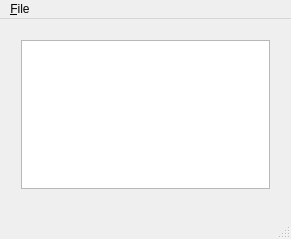
<?xml version="1.0" encoding="UTF-8"?>
<ui version="4.0">
 <class>MainWindow</class>
 <widget class="QMainWindow" name="MainWindow">
  <property name="geometry">
   <rect>
    <x>0</x>
    <y>0</y>
    <width>291</width>
    <height>239</height>
   </rect>
  </property>
  <property name="windowTitle">
   <string>Calculator</string>
  </property>
  <widget class="QWidget" name="centralWidget">
   <widget class="QWidget" name="verticalLayoutWidget">
    <property name="geometry">
     <rect>
      <x>10</x>
      <y>10</y>
      <width>271</width>
      <height>171</height>
     </rect>
    </property>
    <property name="sizePolicy">
     <sizepolicy hsizetype="Preferred" vsizetype="Preferred">
      <horstretch>1</horstretch>
      <verstretch>1</verstretch>
     </sizepolicy>
    </property>
    <layout class="QVBoxLayout" name="textLayout">
     <item>
      <widget class="QTextEdit" name="textEdit">
       <property name="sizePolicy">
        <sizepolicy hsizetype="Expanding" vsizetype="Expanding">
         <horstretch>1</horstretch>
         <verstretch>1</verstretch>
        </sizepolicy>
       </property>
      </widget>
     </item>
    </layout>
   </widget>
  </widget>
  <widget class="QMenuBar" name="menuBar">
   <property name="geometry">
    <rect>
     <x>0</x>
     <y>0</y>
     <width>291</width>
     <height>25</height>
    </rect>
   </property>
   <widget class="QMenu" name="menuFile">
    <property name="title">
     <string>&amp;File</string>
    </property>
    <addaction name="actionOpen"/>
    <addaction name="actionSave"/>
    <addaction name="actionRevert"/>
    <addaction name="actionClose"/>
   </widget>
   <addaction name="menuFile"/>
  </widget>
  <widget class="QStatusBar" name="statusBar">
   <property name="acceptDrops">
    <bool>false</bool>
   </property>
  </widget>
  <action name="actionOpen">
   <property name="text">
    <string>&amp;Open</string>
   </property>
  </action>
  <action name="actionSave">
   <property name="text">
    <string>&amp;Save</string>
   </property>
  </action>
  <action name="actionRevert">
   <property name="text">
    <string>&amp;Revert</string>
   </property>
  </action>
  <action name="actionClose">
   <property name="text">
    <string>&amp;Close</string>
   </property>
  </action>
 </widget>
 <layoutdefault spacing="6" margin="11"/>
 <resources/>
 <connections/>
 <slots>
  <slot>sopen()</slot>
  <slot>ssave()</slot>
  <slot>srevert()</slot>
  <slot>sclose()</slot>
  <slot>scalculator()</slot>
 </slots>
</ui>
